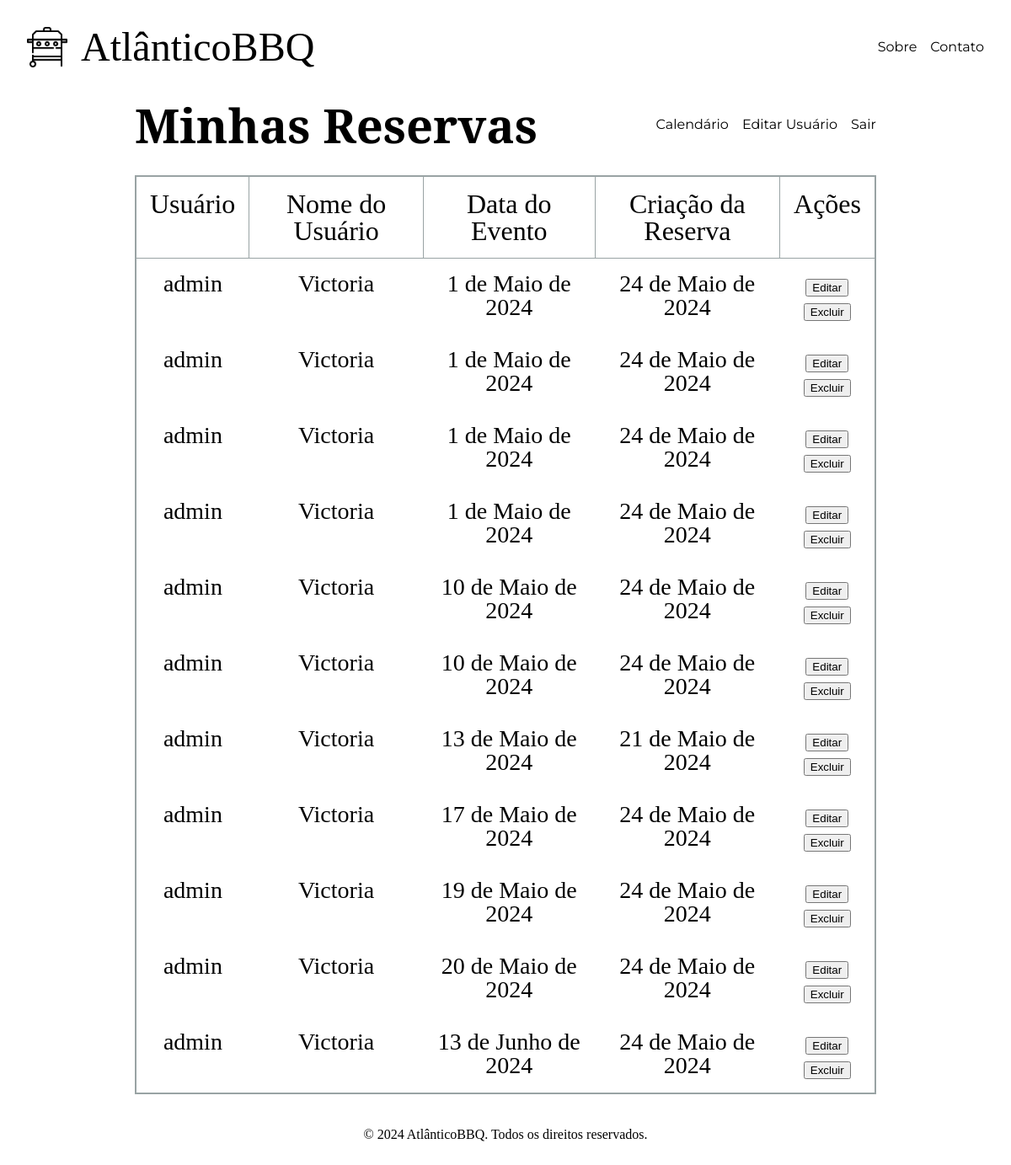
/my_reservations/ (signed in), run on an earlier commit of the app's database.
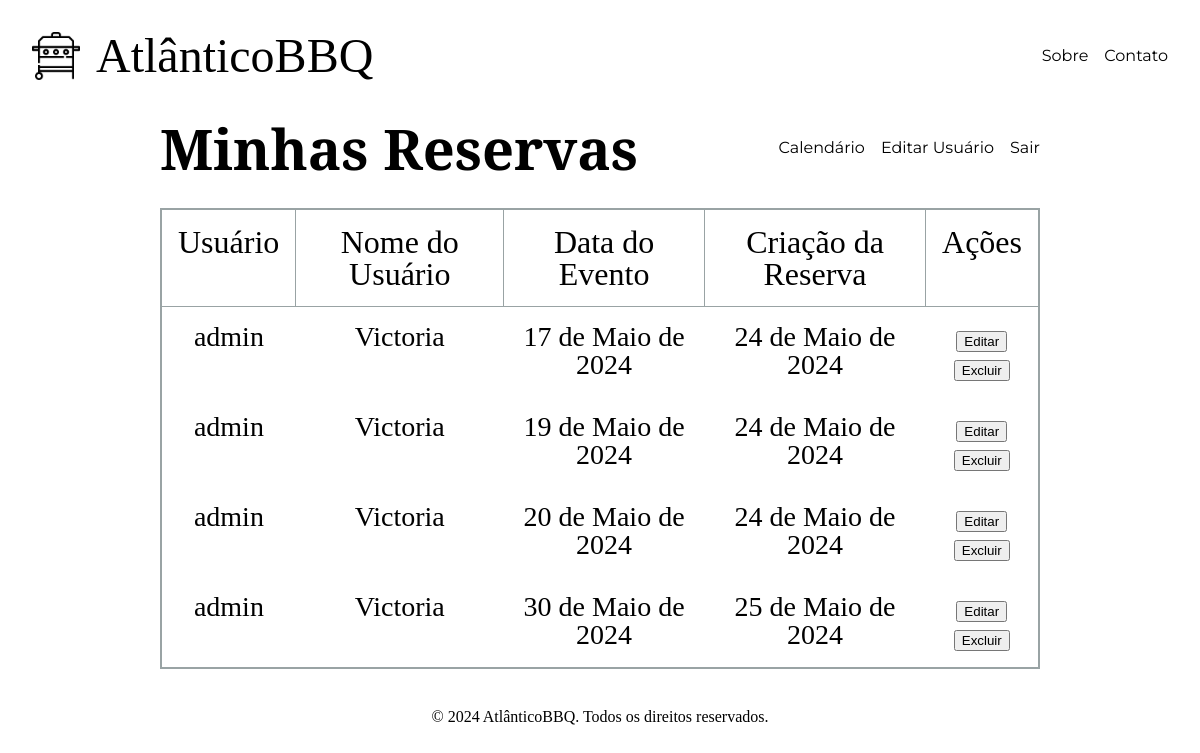
And on a later commit of the database.
### reservations/models.py (models this page shows, shortened)
class Reservation(models.Model):
    user = models.ForeignKey(User, on_delete=models.CASCADE, verbose_name='Usuário')
    event_date = models.DateField(verbose_name='Data do Evento')
    reservation_date = models.DateField(auto_now_add=True, verbose_name='Data de Reserva')

### reservations/views.py (the view)
# urls.py: path('my_reservations/', views.my_reservations, name='my_reservations'),
@login_required(login_url='/')
def my_reservations(request):
    user_reservations = Reservation.objects.filter(user=request.user)
    user = User.objects.get(id=request.user.id)
    context = {
        'user_reservations': user_reservations.order_by('event_date'),
        'user': user
    }
    return render(request, 'my_reservations.html', context)

### reservations/templates/my_reservations.html (shortened to what this page needs)
{% extends "base.html" %}
{% block content %}
    <section class="my_reservations">
        <div>
            <h1>Minhas Reservas</h1>
            <div>
                <a href="{% url 'calendar' %}">Calendário</a>
                <a href="{% url 'edit_user' %}">Editar Usuário</a>
                <a href="{% url 'logout' %}">Sair</a>
            </div>
        </div>
        <table>
            <tr>
                <th>Usuário</th>
                <th>Nome do Usuário</th>
                <th>Data do Evento</th>
                <th>Criação da Reserva</th>
                <th>Ações</th>
            </tr>
            {% for user_reservation in user_reservations %}
            <tr>
                <td>{{ user_reservation.user }}</td>
                <td>{{ user_reservation.user.first_name }}</td>
                <td>{{ user_reservation.event_date }}</td>
                <td>{{ user_reservation.reservation_date }}</td>
                <td>
                    <form action="/my_reservations/edit/" method="post">
                        <input type="submit" value="Editar">
                    </form>
                    <form action="/my_reservations/delete/" method="post">
                        <input type="submit" value="Excluir">
                    </form>
                </td>
            </tr>
            {% endfor %}
        </table>
    </section>
{% endblock %}

### reservations/templates/base.html (shortened to what this page needs)
<!DOCTYPE html>
<html lang="pt">
<head>
    {% load static %}
    <link rel='stylesheet' href="{% static 'css/reset.css' %}">
    <link rel='stylesheet' href="{% static 'css/base.css' %}">
    <link rel='stylesheet' href="{% static 'css/header.css' %}">
    <link rel='stylesheet' href="{% static 'css/main.css' %}">
    <link rel='stylesheet' href="{% static 'css/calendar.css' %}">
    <link rel='stylesheet' href="{% static 'css/edit_user.css' %}">
    <link rel='stylesheet' href="{% static 'css/edit_reservations.css' %}">
    <link rel='stylesheet' href="{% static 'css/my_reservations.css' %}">
    <link rel='stylesheet' href="{% static 'css/about.css' %}">
    <link rel='stylesheet' href="{% static 'css/contact.css' %}">
    <link rel='stylesheet' href="{% static 'css/footer.css' %}">
</head>
<body>
    {% include 'header.html' %}
    <main>
        {% block content %}
        {% endblock %}
    </main>
    {% include 'footer.html' %}
</body>
</html>

### reservations/templates/header.html
<header class="header">
    <a href="{% url 'home' %}"><img src="/static/images/logo.png" alt="Logo"><h1>AtlânticoBBQ</h1></a>
    <div>
        <a href="{% url 'about' %}">Sobre</a>
        <a href="{% url 'contact' %}">Contato</a>
    </div>
</header>

### reservations/templates/footer.html
<footer class="footer">
    <p>&copy; 2024 AtlânticoBBQ. Todos os direitos reservados.</p>
</footer>

### reservations/static/css/base.css (style rules this page uses)
:root { --areia: #F5CBA7; --branco: #ffffff; --cinza: #5D6D7E; --cinza-claro: #E5E8E8; --cinza-escuro: #1C2833; --gelo: #D0D3D4; --palha: #EDBB99; --preto: #000000; --prata: #99A3A4 ; --marrom: #A04000; --montserrat: "Montserrat", sans-serif; --playfair: "Playfair Display", serif; }

### reservations/static/css/header.css (style rules this page uses)
.header { display: flex; padding: 2rem; align-items: center; justify-content: space-between; }
.header h1 { font-family: var(--playfair); font-size: 3rem; }
.header a { text-decoration: none; color: var(--preto); display: flex; gap: 1rem; }
.header img { width: 3rem; }
.header div { display: flex; gap: 1rem; }
.header div a { font-family: var(--montserrat); }

### reservations/static/css/my_reservations.css (style rules this page uses)
.my_reservations { padding: 0.5rem 10rem; display: flex; flex-direction: column; gap: 2rem; }
.my_reservations div { display: flex; align-items: center; justify-content: space-between; gap: 1rem; }
.my_reservations h1 { font-family: var(--playfair); font-size: 3.5rem; font-weight: 800; }
.my_reservations a { text-decoration: none; color: var(--preto); font-family: var(--montserrat); }
.my_reservations table { font-family: var(--playfair); border: solid 2px var(--prata); }
.my_reservations table th { border: solid 1px var(--prata); font-size: 2rem; font-weight: 500; padding: 1rem; }
.my_reservations table td { font-size: 1.75rem; padding: 1rem; text-align: center; }

### reservations/static/css/footer.css (style rules this page uses)
.footer { display: flex; justify-content: center; padding: 2rem; }

What changed in the data, as far as the page shows it:
removed Reservation: user "admin", user.first_name "Victoria", event_date "1 de Maio de 2024", reservation_date "24 de Maio de 2024"
removed Reservation: user "admin", user.first_name "Victoria", event_date "1 de Maio de 2024", reservation_date "24 de Maio de 2024"
removed Reservation: user "admin", user.first_name "Victoria", event_date "1 de Maio de 2024", reservation_date "24 de Maio de 2024"
removed Reservation: user "admin", user.first_name "Victoria", event_date "1 de Maio de 2024", reservation_date "24 de Maio de 2024"
removed Reservation: user "admin", user.first_name "Victoria", event_date "10 de Maio de 2024", reservation_date "24 de Maio de 2024"
removed Reservation: user "admin", user.first_name "Victoria", event_date "10 de Maio de 2024", reservation_date "24 de Maio de 2024"
removed Reservation: user "admin", user.first_name "Victoria", event_date "13 de Maio de 2024", reservation_date "21 de Maio de 2024"
removed Reservation: user "admin", user.first_name "Victoria", event_date "13 de Junho de 2024", reservation_date "24 de Maio de 2024"
added Reservation: user "admin", user.first_name "Victoria", event_date "30 de Maio de 2024", reservation_date "25 de Maio de 2024"
